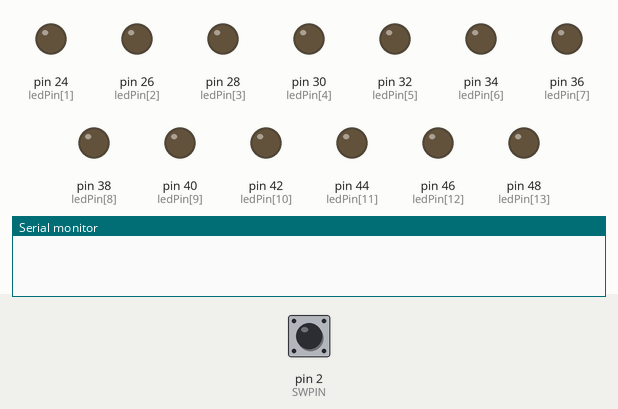
This sketch was run on a simulated Arduino Mega 2560, built with avr-gcc and run on an emulated ATmega2560. Parts: output pins drawn as LEDs (lit = HIGH), the last lines printed to the serial monitor. Dashed ring = blinking. Inputs (shaded band) come from the test bench; at power-on: pin 2 (SWPIN) LOW.

Above: at 1.2 s.
1.3 s: pin 2 (SWPIN) pulled HIGH for 0.15 s
At 2.2 s:
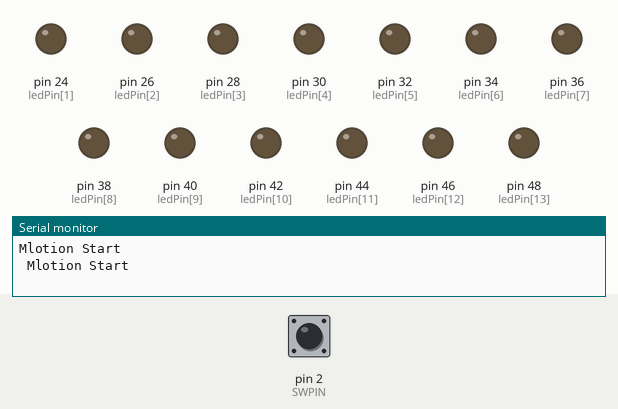
3.0 s: pin 2 (SWPIN) pulled HIGH for 1 s
At 3.15 s:
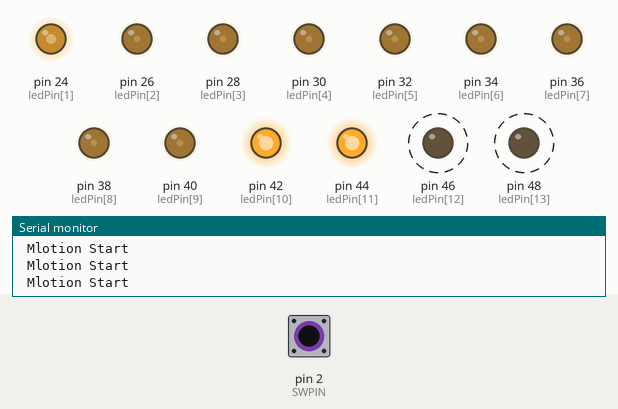
5.6 s: pin 2 (SWPIN) pulled HIGH for 3.2 s
At 6.95 s:
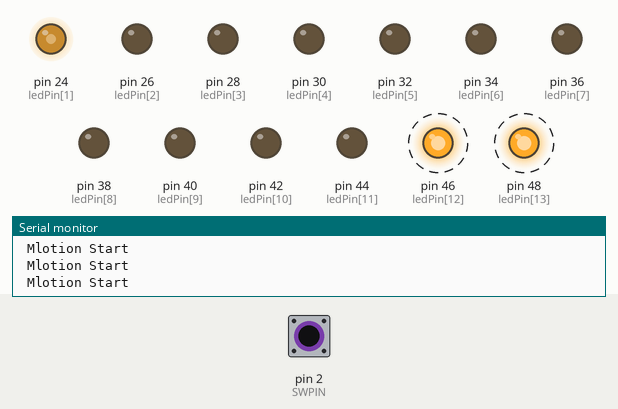
10.3 s: pin 2 (SWPIN) driven HIGH
At 11.96 s:
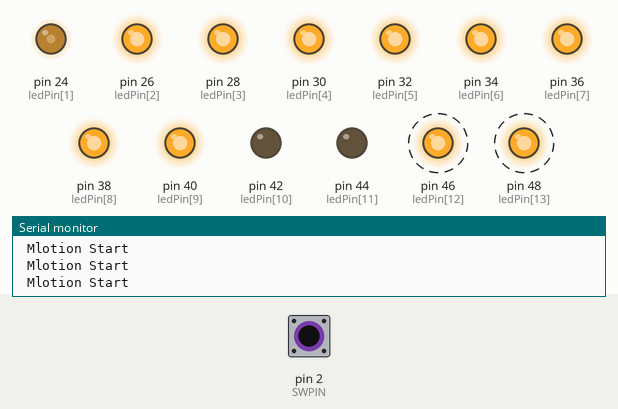
13.3 s: pin 2 (SWPIN) driven LOW
At 14.5 s:
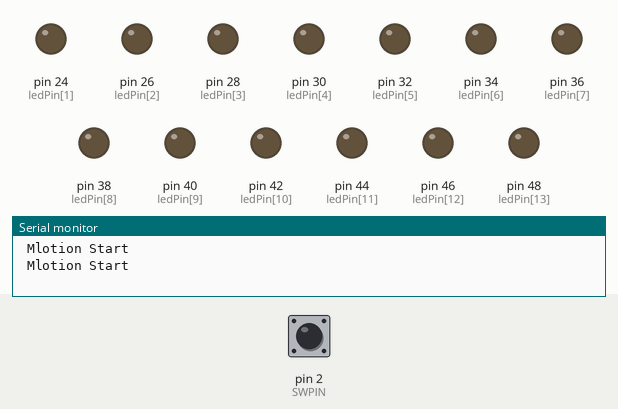
14.8 s: pin 2 (SWPIN) driven HIGH
At 15.25 s:
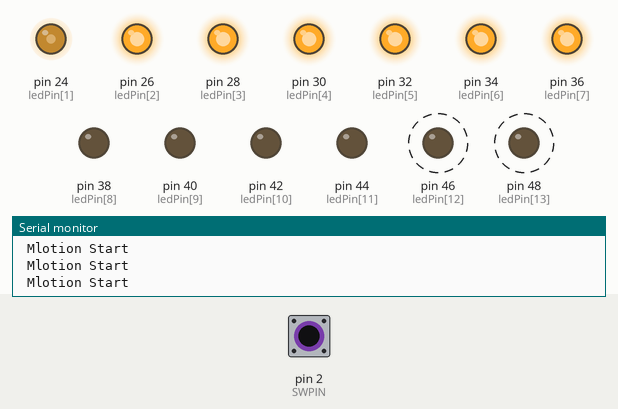
Timing chart, 0 to 16.9 s (numbered marks = the images above; inputs shaded):
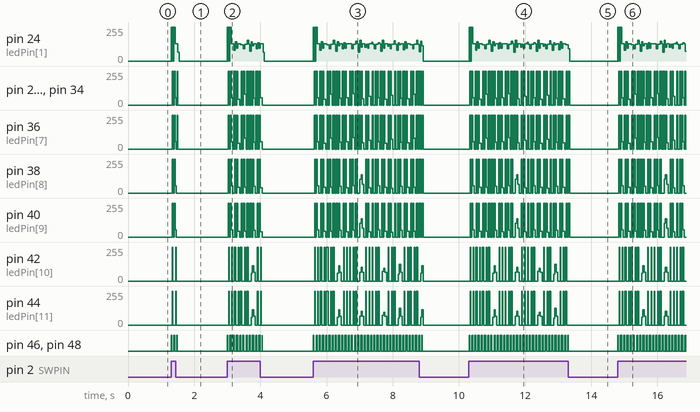

Measured:
- after the input at 1.3 s, pin 24 (ledPin[1]): 0/255 → 130/255 at once, → 0/255 0.20 s later; pin 42 (ledPin[10]): alternates 255/255 for 0.02 s and 0/255 for 0.08 s, 4 changes in all, then stays 0/255, starting at once
- after the input at 13.3 s, pin 42 (ledPin[10]), pin 44 (ledPin[11]): stops changing and stays 0/255; pin 46 (ledPin[12]), pin 48 (ledPin[13]): stops changing and stays LOW

The sketch:

POV11.ino
```cpp
#define LEDPIN 7
#define SWPIN 2


const int ledcount = 7;
int ledPin[] = { 22, 24, 26, 28, 30, 32, 34, 36, 38, 40 , 42, 44, 46,48,50,52 };


byte bitmap[] = {
0b00000000,
0b01000001,
0b01111111,
0b01000001,
0b00000000,
0b00000000,
0b00001110,
0b00011111,
0b00111111,
0b01111110,
0b00111111,
0b00011111,
0b00001110,
0b00000000,
0b00000000,
0b00111111,
0b01000000,
0b01000000,
0b00111111,
0b10000000
};


unsigned char pos = 0;
unsigned char i = 0;


void setup() {
  Serial.begin(9600);

for(int pin = 1; pin < ledcount + 7; pin++) {
  pinMode(ledPin[pin], OUTPUT);
}
pinMode(SWPIN, INPUT);
//digitalWrite(SWPIN, HIGH);
}

void loop() {

if(digitalRead(SWPIN) == HIGH) {
    Serial.print("Mlotion Start  \n ") ;

      delay(5);
      pos = 0;

      while(bitmap[++pos] != 0b10000000) {
        for(i = 0; i < 7; i++)
        {
               digitalWrite(ledPin[2*i], (bitmap[pos] >> i) & 0b00000001);
               digitalWrite(ledPin[2*i+1], (bitmap[pos] >> i) & 0b00000001);
        }
        delay(5);
      }

      for(i = 0; i < ledcount; i++) {
        digitalWrite(ledPin[i*2], LOW);
        digitalWrite(ledPin[i*2+1], LOW);
      }
 }
}
```
